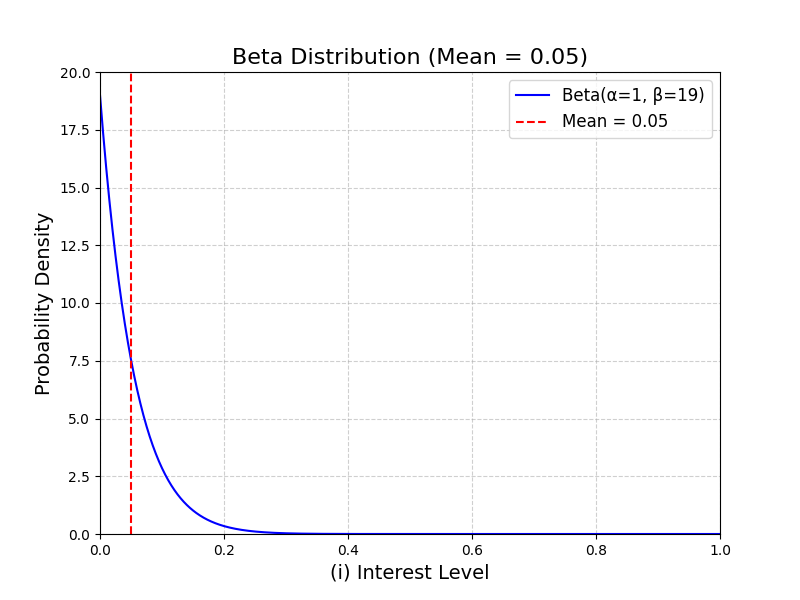

The script that saved this image:
#!/usr/bin/env python

import numpy as np
import matplotlib.pyplot as plt
from scipy.stats import beta

# Parameters for the Beta distribution
alpha = 1  # Shape parameter 1
beta_param = 19  # Shape parameter 2
mean = alpha / (alpha + beta_param)  # Mean of the Beta distribution

# Generate x values from 0 to 1
x = np.linspace(0, 1, 1000)

# Compute the PDF of the Beta distribution
pdf = beta.pdf(x, alpha, beta_param)

# Plot the Beta distribution
plt.figure(figsize=(8, 6))
plt.plot(x, pdf, label=f"Beta(α={alpha}, β={beta_param})", color="blue")

# Add a vertical line at the mean value
plt.axvline(mean, color="red", linestyle="--", label=f"Mean = {mean:.2f}")

# Add title, labels, and legend
plt.title(f"Beta Distribution (Mean = {mean:.2f})", fontsize=16)
plt.xlabel("(i) Interest Level", fontsize=14)
plt.ylabel("Probability Density", fontsize=14)
plt.xlim(0, 1)  # Set x-axis range from 0 to 1
plt.ylim(0, max(pdf) + 1)  # Adjust y-axis range for better visualization
plt.grid(True, linestyle="--", alpha=0.6)
plt.legend(fontsize=12)

plt.savefig('beta.png')
plt.tight_layout()
plt.show()
